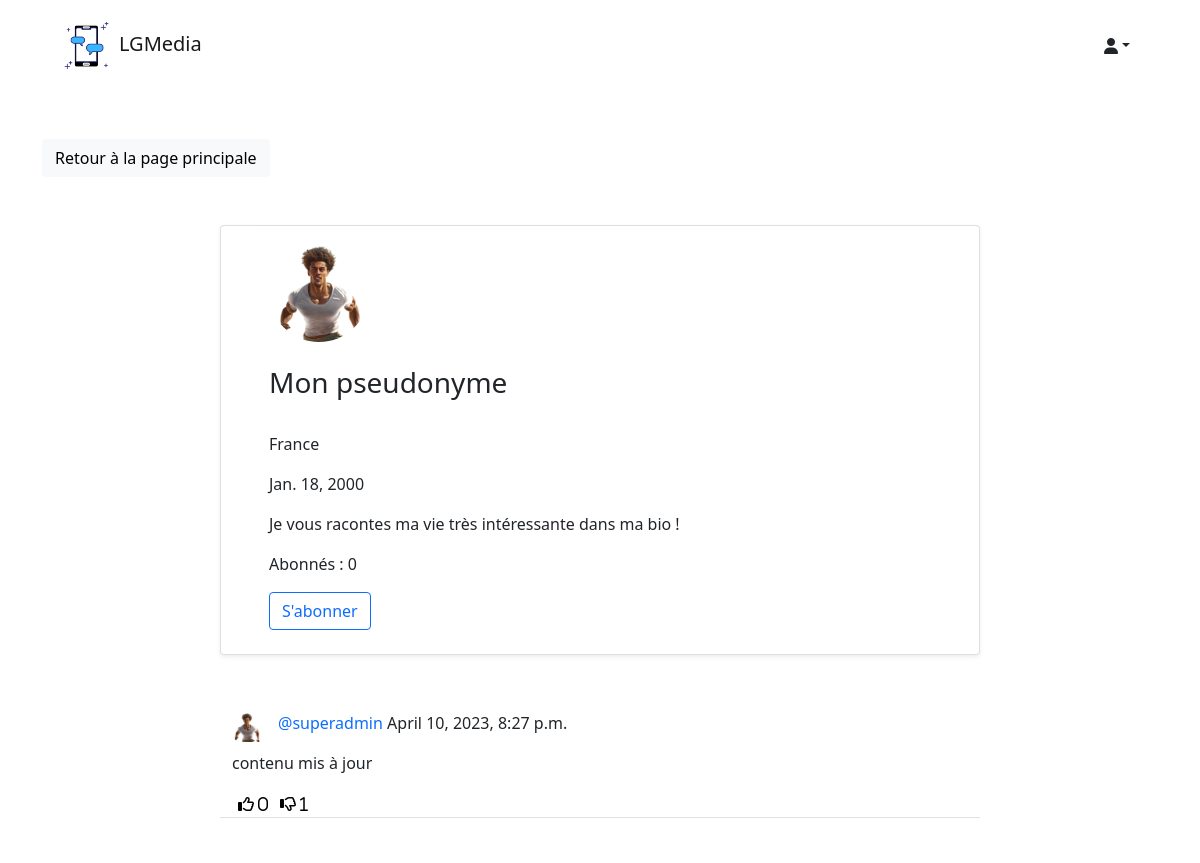
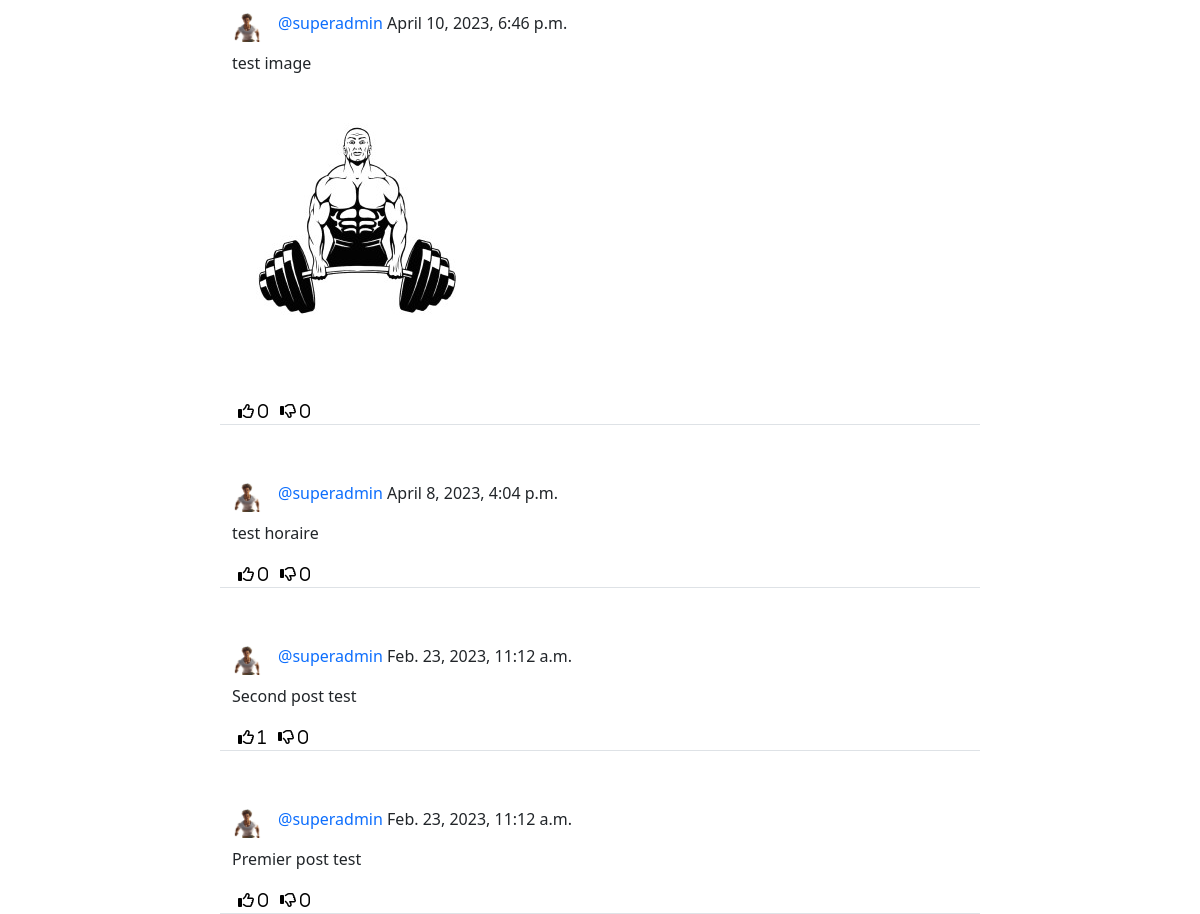
The app's page /social/profile/4/ with its own data (2 pictures, top to bottom).
### social/models.py (models this page shows)
class UserProfile(models.Model):
	user = models.OneToOneField(User, primary_key=True, verbose_name='user', related_name='profile', on_delete=models.CASCADE)
	name = models.CharField(max_length=30, blank=True, null=True)
	bio = models.TextField(max_length=500, blank=True, null=True)
	birth_date=models.DateField(null=True, blank=True)
	location = models.CharField(max_length=100, blank=True, null=True)
	picture = models.ImageField(upload_to='uploads/profile_pictures', default='uploads/profile_pictures/default.png', blank=True)
	followers = models.ManyToManyField(User, blank=True, related_name='followers')

class Post(models.Model):
    idPost = models.AutoField(primary_key=True)
    contenu = models.TextField()
    image = models.ImageField(upload_to='uploads/post_photos', blank=True, null=True)
    sendingTime = models.DateTimeField(default=timezone.now)
    auteur = models.ForeignKey(User, on_delete=models.CASCADE)
    likes = models.ManyToManyField(User, blank=True, related_name='likes')
    dislikes = models.ManyToManyField(User, blank=True, related_name='dislikes')

### social/views.py (the view)
# urls.py: path('profile/<int:pk>/', ProfileView.as_view(), name='profile'),
class ProfileView(View):
    def get(self, request, pk, *args, **kwargs):
        profile = UserProfile.objects.get(pk=pk) # SELECT * FROM UserProfile WHERE user = pk
        user = profile.user # on récupère l''utilisateur du profil
        posts = Post.objects.filter(auteur=user).order_by('-sendingTime') # SELECT * FROM Post WHERE auteur = user ORDER BY sendingTime
        abonnes = profile.followers.all() # liste de tout les abonnés de du profil
        total_abonnes = len(abonnes) # nombre total d'abonnés, soit la longueur de la liste
        est_abonne = False
        for abonne in abonnes:
            if abonne == request.user:
                est_abonne =  True
                break
        context = {
            'user': user,
            'profile': profile,
            'posts': posts,
            'total_abonnes': total_abonnes,
            'est_abonne': est_abonne,
        }
        return render(request, 'social/profile.html', context)

### social/templates/social/profile.html (shortened to what this page needs)
{% extends 'landing/base.html' %}
{% block content %}
<div class="container">
    <div class="row mt-5">
        <div class="col-md-3 col-sm-6">
            <a href="{% url 'post-list' %}" class="btn btn-light">Retour à la page principale</a>
        </div>
    </div>
    <div class="row justify-content-center mt-5">
        <div class="card shadow-sm col-md-8 col-sm-12 border-bottom px-5 pt-3">
            <img src="{{ profile.picture.url }}" class="rounded-circle" width="100" height="100" />
            {% if profile.name %}
            <h3 class="py-4">{{ profile.name }}
                {% endif %}
            </h3>
            {% if profile.location %}
            <p>{{ profile.location }}</p>
            {% endif %}
            {% if profile.birth_date %}
            <p>{{ profile.birth_date }}</p>
            {% endif %}
            {% if profile.bio %}
            <p>{{ profile.bio }}</p>
            {% endif %}
            <div class="mb-4">
                <p>Abonnés : {{ total_abonnes }}</p>
                {% if user == request.user %}
                {% else %}
                {% if est_abonne %}
                <form method="POST" action="{% url 'remove-follower' profile.pk %}">
                    {% csrf_token %}
                    <button class="btn btn-outline-danger"  type="submit">Se désabonner</button>
                </form>
                {% else %}
                <form method="POST" action="{% url 'add-follower' profile.pk %}">
                    <button class="btn btn-outline-primary"  type="submit">S'abonner</button>
                </form>
                {% endif %}
                {% endif %}
            </div>
        </div>
    </div>
    {% for post in posts %}
    <div class="row justify-content-center mt-5">
        <div class="col-md-8 col-sm-12 border-bottom">
            <div class="d-flex align-items-center">
                <a href="{% url 'profile' post.auteur.profile.pk %}">
                    <img class="round-circle post-pdp" height="30" width="30" src="{{ post.auteur.profile.picture.url }}" />
                </a>
                <p class="post-text">
                    <a class="text-primary post-link" href="{% url 'profile' post.auteur.profile.pk %}">@{{ post.auteur }}</a> {{ post.sendingTime }}
                </p>
            </div>
            <div class="position-relative">
                <p>{{ post.contenu }}</p>
                {% if post.image %}
                    <img src="{{ post.image.url }}" class="post-image"/>
                {% endif %}
            </div>
            <div class="d-flex flex-row">
                <form method="POST" action="{% url 'like' post.pk %}">
                    <button style="background-color: transparent; border: none; box-shadow: none;" type="submit">
                        {% if request.user in post.likes.all %}
                        <i class="fa-solid fa-thumbs-up"> <span>{{ post.likes.all.count }}</span></i>
                        {% else %}
                        <i class="far fa-thumbs-up"> <span>{{ post.likes.all.count }}</span></i>
                        {% endif %}
                    </button>
                </form>
                <form method="POST" action="{% url 'dislike' post.pk %}">
                    <button style="background-color: transparent; border: none; box-shadow: none;" type="submit">
                        {% if request.user in post.dislikes.all %}
                        <i class="fa-solid fa-thumbs-down"> <span>{{ post.dislikes.all.count }}</span></i>
                        {% else %}
                        <i class="far fa-thumbs-down"> <span>{{ post.dislikes.all.count }}</span></i>
                        {% endif %}
                    </button>
                </form>
            </div>
        </div>
    </div>
    {% endfor %}
</div>
{% endblock content %}

### static/style.css (style rules this page uses)
.post-pdp { float: left; margin-right: 1rem; }
.post-link { text-decoration: none; }
.post-text { padding-top: 0.5rem; }
.post-image { max-width: 100%; height: auto; border-radius: 10px; margin-bottom: 10px; }

### records on screen
UserProfile: picture (picture), name "Mon pseudonyme", location "France", birth_date "Jan. 18, 2000", bio "Je vous racontes ma vie très intéressante dans ma bio !"
Post: auteur.profile.picture (picture), auteur "superadmin", sendingTime "April 10, 2023, 8:27 p.m.", contenu "contenu mis à jour", likes.all.count "0", dislikes.all.count "1"
Post: auteur.profile.picture (picture), auteur "superadmin", sendingTime "April 10, 2023, 6:46 p.m.", contenu "test image", image (picture), likes.all.count "0", dislikes.all.count "0"
Post: auteur.profile.picture (picture), auteur "superadmin", sendingTime "April 8, 2023, 4:04 p.m.", contenu "test horaire", likes.all.count "0", dislikes.all.count "0"
Post: auteur.profile.picture (picture), auteur "superadmin", sendingTime "Feb. 23, 2023, 11:12 a.m.", contenu "Second post test", likes.all.count "1", dislikes.all.count "0"
Post: auteur.profile.picture (picture), auteur "superadmin", sendingTime "Feb. 23, 2023, 11:12 a.m.", contenu "Premier post test", likes.all.count "0", dislikes.all.count "0"

### other values on screen
{{ total_abonnes }} "0"
